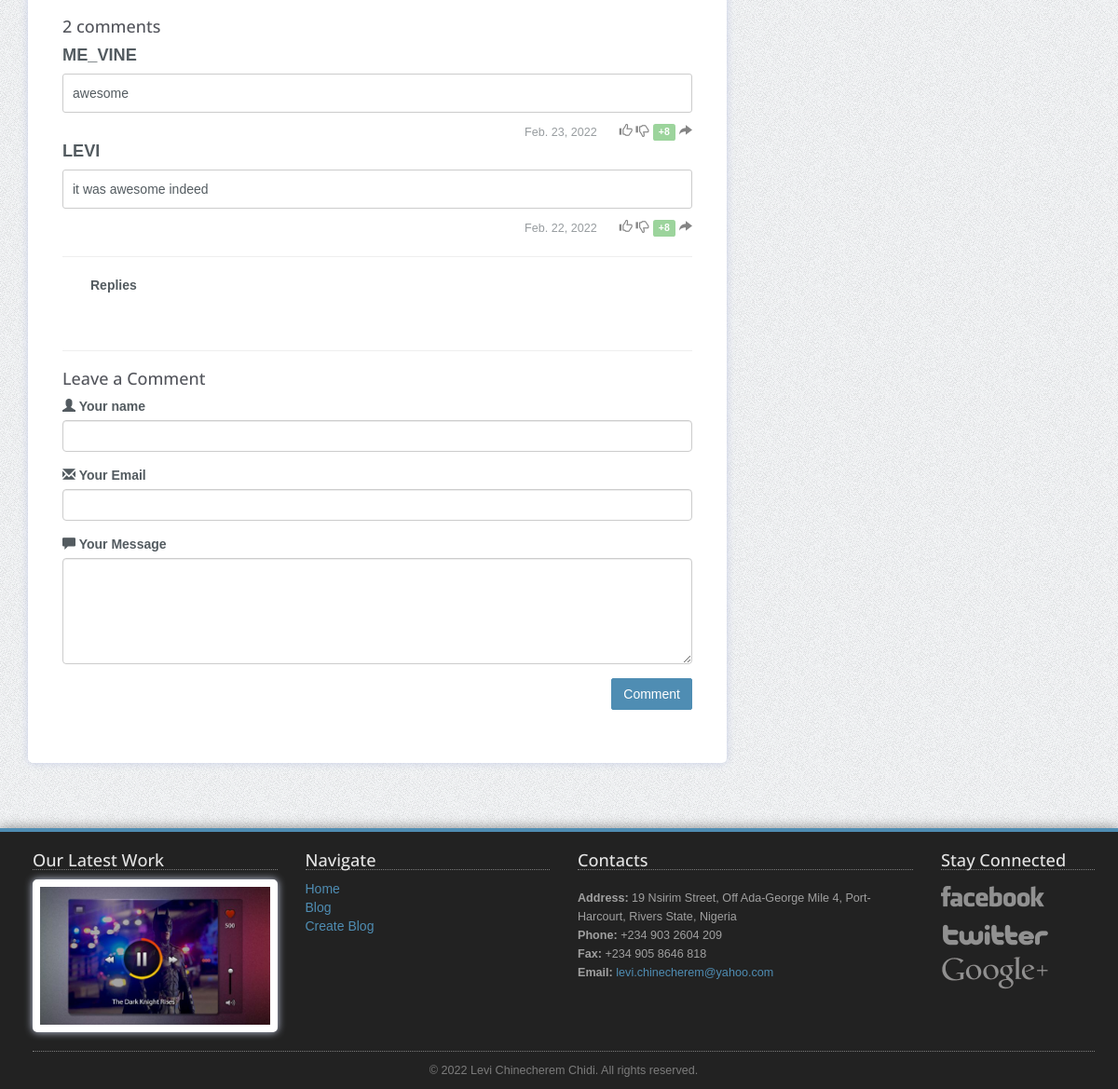
The page /blog/blog-2-ui/ (lower part) on the database as committed earlier.
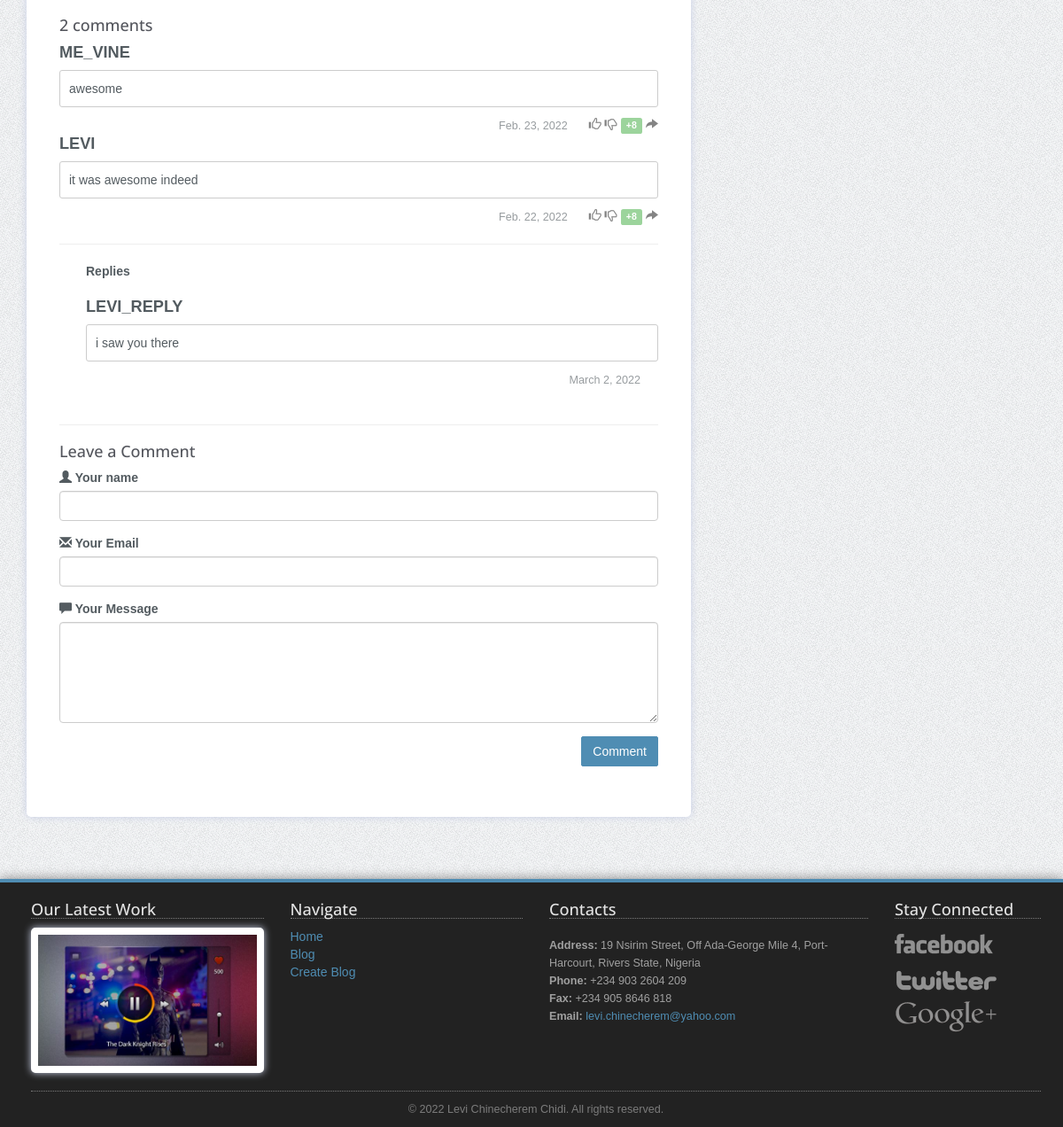
The same page on the database as committed later.
### blog/models.py (models this page shows, shortened)
class Comment(models.Model):
    blog = models.ForeignKey(Blog, related_name="comments", on_delete=models.CASCADE)
    user_name = models.CharField(verbose_name="Commentor Name", max_length=50)
    email_address = models.EmailField(verbose_name="Commentor Email Address", max_length=50)
    message = models.TextField(verbose_name="Comment Body", null=False)
    date_created = models.DateField(auto_now_add=True, null=True)
    class Meta:
        verbose_name_plural = "Comments"

class Reply(models.Model):
    comment = models.ForeignKey(Comment, related_name="reply", on_delete=models.CASCADE)
    reply_name = models.CharField(verbose_name="Reply Name", max_length=50)
    email_address = models.EmailField(verbose_name="Reply Email Address", max_length=50)
    message = models.TextField(verbose_name="Reply Message Body", null=False)
    date_created = models.DateField(auto_now_add=True, null=True)
    class Meta:
        verbose_name_plural = "Replies"

### blog/views.py (the view, shortened to what this page needs)
# urls.py: path('blog/<slug:blog_slug>/', blog_details_view, name = 'blog_details'),
def blog_details_view(request, blog_slug):
    all_comments = Comment.objects.all().order_by('-date_created')
    all_replies = Reply.objects.all().order_by('-date_created')
    blog_details = Blog.objects.get(blog_slug=blog_slug)
    contest = {
        'blog': blog_details,
        'comment': all_comments,
        'reply':all_replies,}
    return render(request, 'blog/blog_single.html', contest)

### blog/templates/blog/blog_single.html (shortened to what this page needs)
{% extends 'blog/base.html' %}
{% load static %}
{% block content %}
<div class="section blog-posts-wrapper">
	<div class="container">
		<div class="row">
					<div class="col-sm-8">
						<div class="blog-post blog-single-post">
							<div class="post-coments">
								<div>
									{% with comment.count as total_comment %}
									<h4>{{ total_comment }} comment{{ total_comment|pluralize }}</h4>
									{% endwith %}
								</div>
								<ul class="post-comments">
									{% for com in comment %}
									<li>
										<div class="comment-wrapper">
											<div class="comment-author">{{ com.user_name|upper }}</div>
											<p>{{ com.message }}</p>
											<div class="comment-actions">
												<span class="comment-date">{{ com.date_created }}</span>
												<a href="#" data-toggle="tooltip" data-original-title="Vote Up" class="show-tooltip"><i class="glyphicon glyphicon-thumbs-up"></i></a>
												<a href="#" data-toggle="tooltip" data-original-title="Vote Down" class="show-tooltip"><i class="glyphicon glyphicon-thumbs-down"></i></a>
												<span class="label label-success">+8</span>
												<a href="{% url 'reply_comment' %}" data-toggle="tooltip" data-original-title="Reply" class="show-tooltip"><i class="glyphicon glyphicon-share-alt"></i></a>
											</div>
										</div>
									</li>{% endfor %}
									<hr>
									<ul class="post-comments">
								<strong>Replies</strong><br><br>
								  {% for rep in reply %}
									<li>
										<div class="comment-wrapper">
											<div class="comment-author">{{ rep.reply_name|upper }}</div>
											<p>{{ rep.message }}</p>
											<div class="comment-actions">
												<span class="comment-date">{{ rep.date_created }}</span>
									</li>
									{% endfor %}
								</ul>
									<hr>
								<h4>Leave a Comment</h4>
								<div class="comment-form-wrapper">
								<form action="" method="post" class="contact-form">
				        				<div class="form-group">
				        				 	<label for="comment-name"><i class="glyphicon glyphicon-user"></i> <b>Your name</b></label>
											<input class="form-control" id="comment-name" name="name" type="text" placeholder="">
										</div>
										<div class="form-group">
											<label for="comment-email"><i class="glyphicon glyphicon-envelope"></i> <b>Your Email</b></label>
											<input class="form-control" id="comment-email" name="email" type="text" placeholder="">
										</div>
										<div class="form-group">
											<label for="comment-message"><i class="glyphicon glyphicon-comment"></i> <b>Your Message</b></label>
											<textarea class="form-control" rows="5" name="message" id="comment-message"></textarea>
										</div>
										<div class="form-group">
											<button type="submit" class="btn btn-large pull-right">Comment</button>
										</div>
										<div class="clearfix"></div>
				        			</form>
								</div>
							</div>
						</div>
					</div>
		</div>
	</div>
</div>
{% endblock content%}

### blog/templates/blog/base.html (shortened to what this page needs)
{% load static %}
<!DOCTYPE html>
 <html class="no-js">
    <head>
        <link rel="stylesheet" href="{% static 'blog/css/bootstrap.min.css' %}">
        <link rel="stylesheet" href="{% static 'blog/css/icomoon-social.css' %}">
        <link rel="stylesheet" href="{% static 'blog/css/leaflet.css' %}" />
		<link rel="stylesheet" href="{% static 'blog/css/main.css' %}">
    </head>
    <body>
		{% block content %}
		{% endblock content %}
	    <div class="footer">
	    	<div class="container">
		    	<div class="row">
		    		<div class="col-footer col-md-3 col-xs-6">
		    			<h3>Our Latest Work</h3>
		    			<div class="portfolio-item">
							<div class="portfolio-image">
								<a href="page-portfolio-item.html"><img src="{% static 'blog/img/portfolio6.jpg' %}" alt="Project Name"></a>
							</div>
						</div>
		    		</div>
		    		<div class="col-footer col-md-3 col-xs-6">
		    			<h3>Navigate</h3>
		    			<ul class="no-list-style footer-navigate-section">
		    				<li><a href="{% url 'home' %}">Home</a></li>
		    				<li><a href="{% url 'blog' %}">Blog</a></li>
		    				<li><a href="{% url 'blog_post_form' %}">Create Blog</a></li>
		    			</ul>
		    		</div>
		    		<div class="col-footer col-md-4 col-xs-6">
		    			<h3>Contacts</h3>
		    			<p class="contact-us-details">
	        				<b>Address:</b> 19 Nsirim Street, Off Ada-George Mile 4, Port-Harcourt, Rivers State, Nigeria<br/>
	        				<b>Phone:</b> +234 903 2604 209<br/>
	        				<b>Fax:</b> +234 905 8646 818<br/>
	        				<b>Email:</b> <a href="mailto:levi.chinecherem@yahoo.com">levi.chinecherem@yahoo.com</a>
	        			</p>
		    		</div>
		    		<div class="col-footer col-md-2 col-xs-6">
		    			<h3>Stay Connected</h3>
		    			<ul class="footer-stay-connected no-list-style">
		    				<li><a href="#" class="facebook"></a></li>
		    				<li><a href="#" class="twitter"></a></li>
		    				<li><a href="#" class="googleplus"></a></li>
		    			</ul>
		    		</div>
		    	</div>
		    	<div class="row">
		    		<div class="col-md-12">
		    			<div class="footer-copyright">&copy; 2022 Levi Chinecherem Chidi. All rights reserved.</div>
		    		</div>
		    	</div>
		    </div>
	    </div>
    </body>
</html>

Rows that differ between the two databases and show on the page:
added Reply: reply_name "LEVI_REPLY", message "i saw you there", date_created "March 2, 2022"
